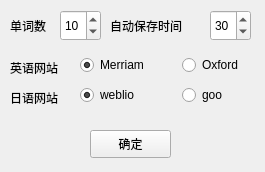
<?xml version="1.0" encoding="UTF-8"?>
<ui version="4.0">
 <class>settingswidget</class>
 <widget class="QWidget" name="settingswidget">
  <property name="geometry">
   <rect>
    <x>0</x>
    <y>0</y>
    <width>265</width>
    <height>172</height>
   </rect>
  </property>
  <property name="windowTitle">
   <string>Form</string>
  </property>
  <widget class="QSpinBox" name="page">
   <property name="geometry">
    <rect>
     <x>60</x>
     <y>10</y>
     <width>41</width>
     <height>31</height>
    </rect>
   </property>
   <property name="minimum">
    <number>1</number>
   </property>
   <property name="value">
    <number>10</number>
   </property>
  </widget>
  <widget class="QWidget" name="horizontalLayoutWidget">
   <property name="geometry">
    <rect>
     <x>80</x>
     <y>50</y>
     <width>198</width>
     <height>31</height>
    </rect>
   </property>
   <layout class="QHBoxLayout" name="horizontalLayout">
    <item>
     <widget class="QRadioButton" name="web1">
      <property name="text">
       <string>Merriam</string>
      </property>
      <property name="checked">
       <bool>true</bool>
      </property>
     </widget>
    </item>
    <item>
     <widget class="QRadioButton" name="web2">
      <property name="text">
       <string>Oxford</string>
      </property>
     </widget>
    </item>
   </layout>
  </widget>
  <widget class="QLabel" name="label">
   <property name="geometry">
    <rect>
     <x>10</x>
     <y>10</y>
     <width>61</width>
     <height>31</height>
    </rect>
   </property>
   <property name="text">
    <string>单词数</string>
   </property>
  </widget>
  <widget class="QLabel" name="label_2">
   <property name="geometry">
    <rect>
     <x>110</x>
     <y>10</y>
     <width>101</width>
     <height>31</height>
    </rect>
   </property>
   <property name="text">
    <string>自动保存时间</string>
   </property>
  </widget>
  <widget class="QSpinBox" name="autosavetime">
   <property name="geometry">
    <rect>
     <x>210</x>
     <y>10</y>
     <width>41</width>
     <height>31</height>
    </rect>
   </property>
   <property name="minimum">
    <number>5</number>
   </property>
   <property name="maximum">
    <number>999</number>
   </property>
   <property name="value">
    <number>30</number>
   </property>
  </widget>
  <widget class="QLabel" name="label_3">
   <property name="geometry">
    <rect>
     <x>10</x>
     <y>60</y>
     <width>61</width>
     <height>16</height>
    </rect>
   </property>
   <property name="text">
    <string>英语网站</string>
   </property>
  </widget>
  <widget class="QPushButton" name="okbutton">
   <property name="geometry">
    <rect>
     <x>90</x>
     <y>130</y>
     <width>81</width>
     <height>28</height>
    </rect>
   </property>
   <property name="text">
    <string>确定</string>
   </property>
  </widget>
  <widget class="QLabel" name="label_4">
   <property name="geometry">
    <rect>
     <x>10</x>
     <y>90</y>
     <width>68</width>
     <height>15</height>
    </rect>
   </property>
   <property name="text">
    <string>日语网站</string>
   </property>
  </widget>
  <widget class="QWidget" name="horizontalLayoutWidget_2">
   <property name="geometry">
    <rect>
     <x>80</x>
     <y>80</y>
     <width>198</width>
     <height>31</height>
    </rect>
   </property>
   <layout class="QHBoxLayout" name="horizontalLayout_2">
    <item>
     <widget class="QRadioButton" name="web3">
      <property name="text">
       <string>weblio</string>
      </property>
      <property name="checked">
       <bool>true</bool>
      </property>
     </widget>
    </item>
    <item>
     <widget class="QRadioButton" name="web4">
      <property name="text">
       <string>goo</string>
      </property>
     </widget>
    </item>
   </layout>
  </widget>
 </widget>
 <resources/>
 <connections/>
</ui>
